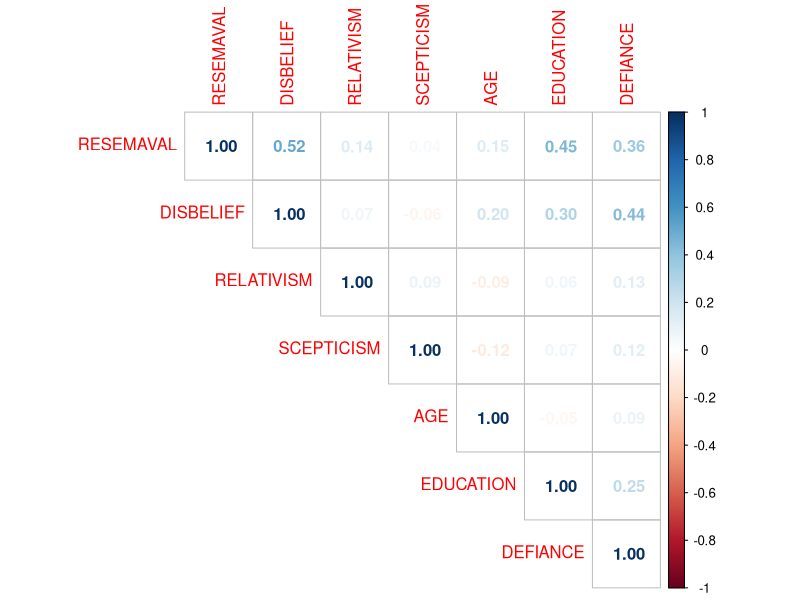
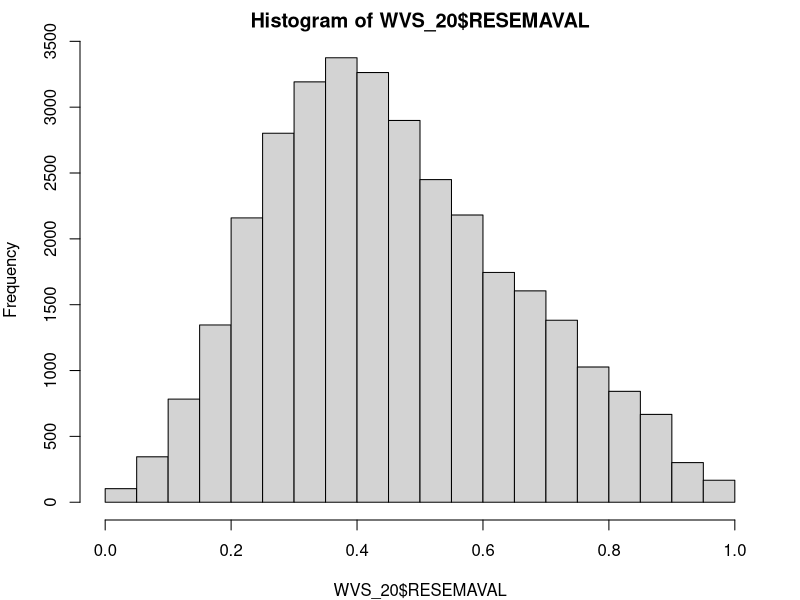
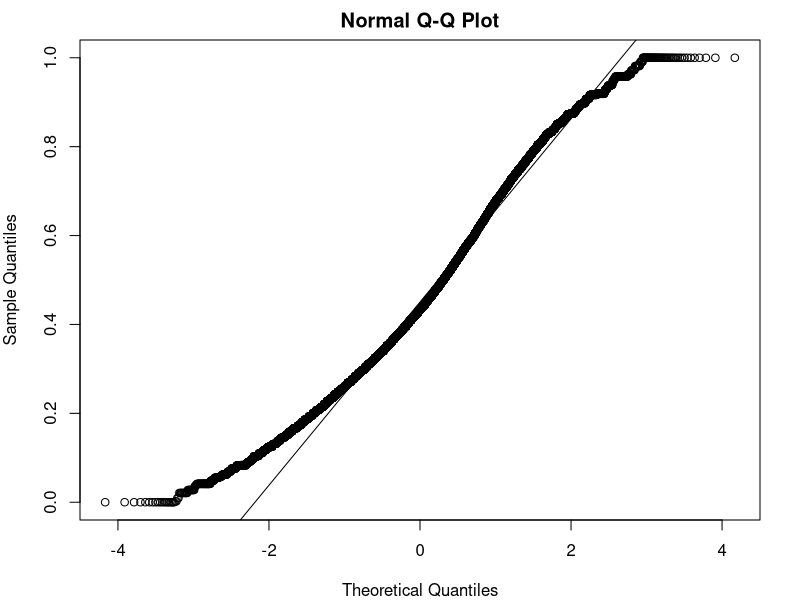
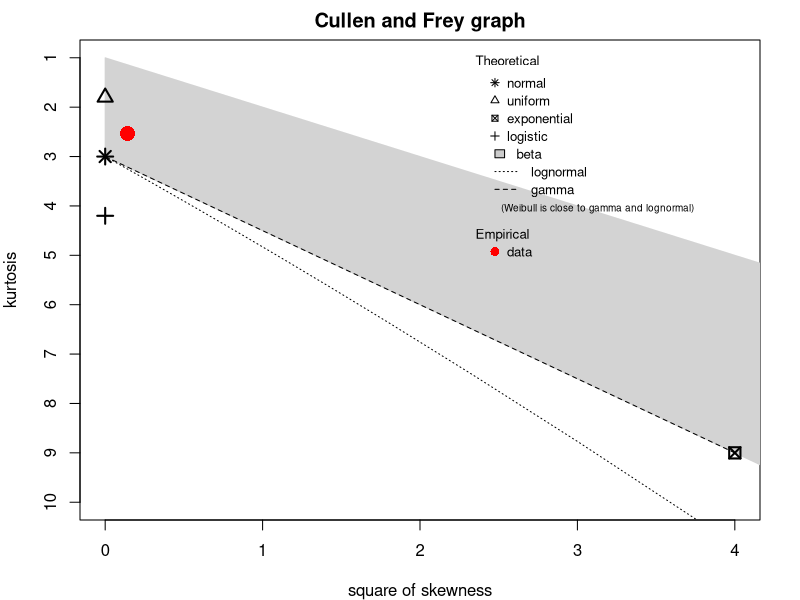
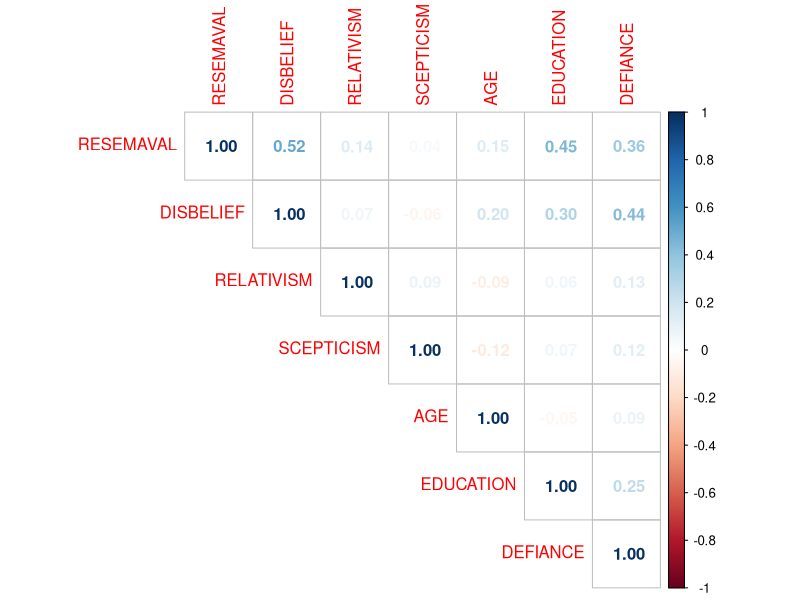
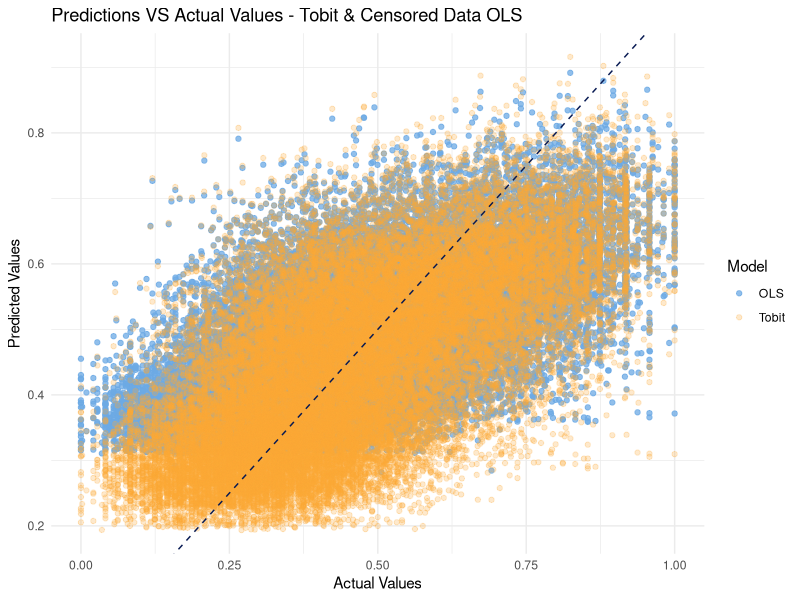
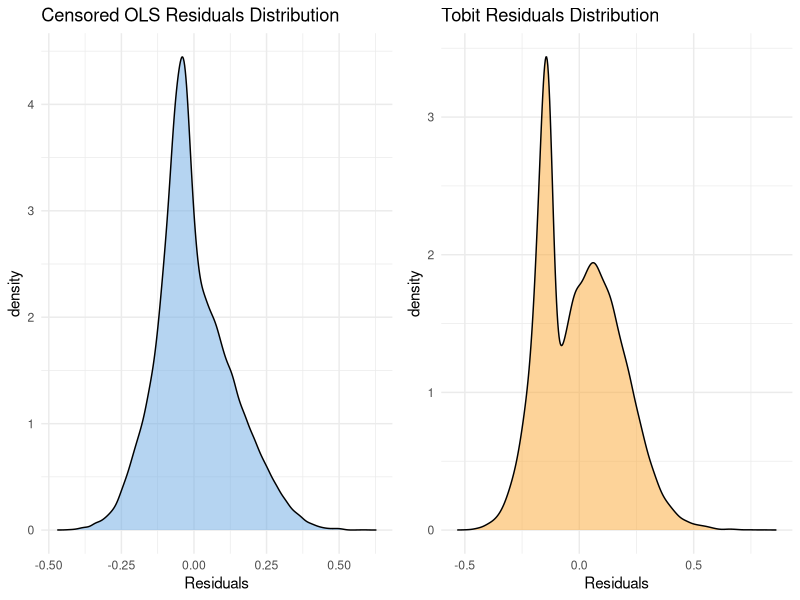
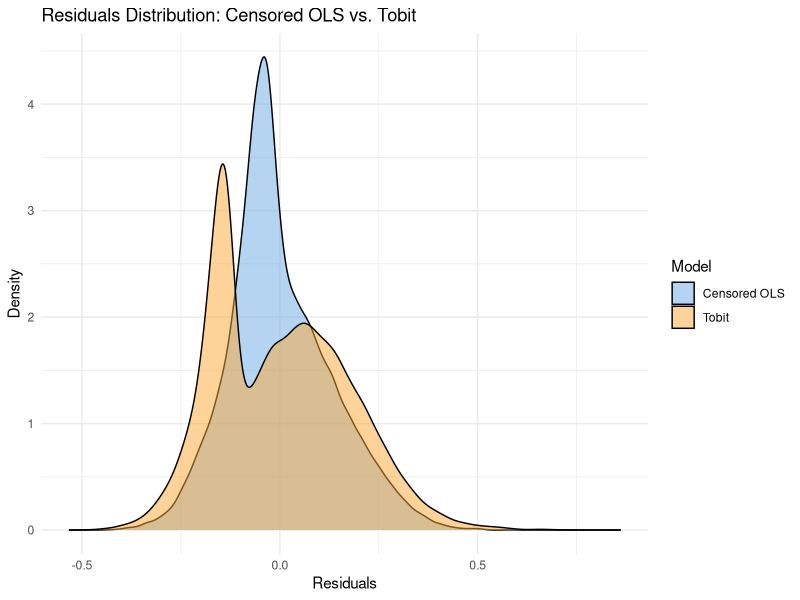

Reproduce these figures in R, in order.

###################################################################
#################### Censored Data Regression #####################
###################################################################

###################################################################
# Import Packages
###################################################################
#install.packages("VGAM")
#install.packages("gridExtra") # Run this if the package is not installed
library(readxl)
library(car)
library(dplyr)
library(fitdistrplus)
library(corrplot)
library(fastDummies)
library(reshape2)
library(quantreg)
library(VGAM)
library(ggplot2)
library(gridExtra)
###################################################################
# Import Data set - The World Values Survey Wave 7
###################################################################

WVS_20 = read.csv("wvs20.csv")
head(WVS_20)

###############################################################################
# Covariance & Correlation 
###############################################################################

numeric_cols = sapply(WVS_20,is.numeric)
cor_WVS = cor(WVS_20[,unlist(numeric_cols)] ,method = "pearson")
corrplot(cor_WVS, method = "number", type = "upper" )

###############################################################################
# RESEMAVAL - normality check
### Plot histogram
### Create qqplot
### Computes descriptive parameters of the empirical distribution
###############################################################################
par(mar = c(4, 4, 2, 2))
hist(WVS_20$RESEMAVAL)
qqnorm(WVS_20$RESEMAVAL)
qqline(WVS_20$RESEMAVAL)
d = descdist(WVS_20$RESEMAVAL, discrete = F)
###############################################################################
# Removing High correlated independent variables 
###############################################################################

WVS_20 = WVS_20[!names(WVS_20) %in% c("SACSECVAL", "G_TOWNSIZE", "H_URBRURAL")]

###############################################################################
# Covariance & Correlation (Highly correlated independent variables removed)
###############################################################################

numeric_cols = sapply(WVS_20,is.numeric)
cor_WVS = cor(WVS_20[,unlist(numeric_cols)] ,method = "pearson")
corrplot(cor_WVS, method = "number", type = "upper" )


################################################################################
# Define a left-censoring threshold (e.g., RESEMAVAL < 0.1 will be censored)
### performs left censoring on the RESEMAVAL variable in the WVS_20 data frame
################################################################################

left_censor_threshold1 <- 0.16
left_censor_threshold2 <- 0.32
right_censor_threshold1 <- 0.7
right_censor_threshold2 <- 0.8

left_censor_threshold <- left_censor_threshold2
right_censor_threshold <- right_censor_threshold2

WVS_20$RESEMAVAL_censored_left <- ifelse(WVS_20$RESEMAVAL < left_censor_threshold, left_censor_threshold, WVS_20$RESEMAVAL)
WVS_20$RESEMAVAL_censored_right <- ifelse(WVS_20$RESEMAVAL > right_censor_threshold, right_censor_threshold, WVS_20$RESEMAVAL)
#################################################################################
# Tobit model Fit
##################################################################################

tobit_formula_left <- RESEMAVAL_censored_left ~ (DISBELIEF + I((10 * (DISBELIEF - 0.5))^2) + RELATIVISM + 
                                         I((10 * (RELATIVISM - 0.5))^2) + SCEPTICISM + 
                                         I((10 * (SCEPTICISM - 0.5))^2) + AGE + 
                                         I(AGE * EDUCATION) + DEFIANCE) * ReligCountry
tobit_formula_right <- RESEMAVAL_censored_right ~ (DISBELIEF + I((10 * (DISBELIEF - 0.5))^2) + RELATIVISM + 
                                                    I((10 * (RELATIVISM - 0.5))^2) + SCEPTICISM + 
                                                    I((10 * (SCEPTICISM - 0.5))^2) + AGE + 
                                                    I(AGE * EDUCATION) + DEFIANCE) * ReligCountry
tobit_formula <- tobit_formula_left

censored_ols_model <- lm(tobit_formula, data = WVS_20)
summary(censored_ols_model)

#tobit_model_right <- vglm(formula=tobit_formula, tobit(Upper = right_censor_threshold), data = WVS_20)
tobit_model_left <- vglm(formula=tobit_formula, tobit(Lower = left_censor_threshold), data = WVS_20)
tobit_model <- tobit_model_left
summary(tobit_model)

################################################################################
################################################################################
# OLS VS. Tobit
################################################################################
### AIC Comparison
### Residuals Comparison
### Prediction Comparison
################################################################################
################################################################################

ols_aic <- AIC(censored_ols_model)
tobit_aic <- AIC(tobit_model)

ols_residuals <- resid(censored_ols_model)
tobit_residuals_vec <- resid(tobit_model)
tobit_residuals <- tobit_residuals_vec[,"mu"]
tobit_sdErrors <- tobit_residuals_vec[,"loglink(sd)"]

#plot(ols_residuals ~ predict(censored_ols_model), main = "Censored OLS Residuals", xlab = "Fitted Values", ylab = "Residuals",col="#071952")
#plot(tobit_residuals ~ predict(tobit_model), main = "Tobit Residuals", xlab = "Fitted Values", ylab = "Residuals",col="#1F6E8C")

censored_ols_predictions <- predict(censored_ols_model)
tobit_predictions <- predict(tobit_model)
WVS_20$censored_OLS_pred <- censored_ols_predictions
WVS_20$tobit_pred <- tobit_predictions[,"mu"]



ggplot(WVS_20, aes(x = RESEMAVAL, y = censored_OLS_pred)) +
  geom_point(aes(color = "OLS"), alpha = 0.75) +
  geom_point(aes(x = RESEMAVAL, tobit_pred, color = "Tobit",), alpha = 0.25) +
  geom_abline(intercept = 0, slope = 1, linetype = "dashed", color = "#071952") +
  scale_color_manual(values = c("OLS" = "#6DA9E4", "Tobit" = "#FBA834")) +
  labs(title = "Predictions VS Actual Values - Tobit & Censored Data OLS", x = "Actual Values", y = "Predicted Values", color = "Model") +
  theme_minimal()



ols_residuals_density <- ggplot(data.frame(Residuals = ols_residuals), aes(x = Residuals)) +
  geom_density(fill = "#6DA9E4", alpha = 0.5,) +
  labs(title = "Censored OLS Residuals Distribution", x = "Residuals") +
  theme_minimal()

tobit_residuals_density <- ggplot(data.frame(Residuals = tobit_residuals), aes(x = Residuals)) +
  geom_density(fill = "#FBA834", alpha = 0.5) +
  labs(title = "Tobit Residuals Distribution", x = "Residuals") +
  theme_minimal()

grid.arrange(ols_residuals_density, tobit_residuals_density, ncol = 2)

ols_data <- data.frame(Residuals = ols_residuals, Model = "Censored OLS")
tobit_data <- data.frame(Residuals = tobit_residuals, Model = "Tobit")

ggplot(rbind(ols_data, tobit_data), aes(x = Residuals, fill = Model)) +
  geom_density(alpha = 0.5) +
  scale_fill_manual(values = c("Censored OLS" = "#6DA9E4", "Tobit" = "#FBA834")) +
  labs(title = "Residuals Distribution: Censored OLS vs. Tobit", 
       x = "Residuals", 
       y = "Density") +
  theme_minimal()


qq_ols <- ggplot(data.frame(Residuals = ols_residuals), aes(sample = Residuals)) +
  stat_qq(data = data.frame(Residuals = ols_residuals), aes(sample = Residuals), color = "#6DA9E4") +
  stat_qq_line(data = data.frame(Residuals = ols_residuals), aes(sample = Residuals), color = "#6DA9E4") +
  labs(title = "QQ Plot of Censored OLS Residuals", x = "Theoretical Quantiles", y = "Sample Quantiles") +
  theme_minimal()

qq_tobit <- ggplot(data.frame(Residuals = tobit_residuals), aes(sample = Residuals)) +
  stat_qq(data = data.frame(Residuals = tobit_residuals), aes(sample = Residuals), color = "#FBA834") +
  stat_qq_line(data = data.frame(Residuals = tobit_residuals), aes(sample = Residuals), color = "#FBA834") +
  labs(title = "QQ Plot of Tobit Residuals", x = "Theoretical Quantiles", y = "Sample Quantiles") +
  theme_minimal()

grid.arrange(qq_ols, qq_tobit, ncol = 2)


# 3. Prediction Error Plot
WVS_20$OLS_Error <- WVS_20$RESEMAVAL - WVS_20$censored_OLS_pred
WVS_20$Tobit_Error <- WVS_20$RESEMAVAL - WVS_20$tobit_pred

ggplot(WVS_20, aes(x = censored_OLS_pred, y = OLS_Error)) +
  geom_point(aes(color = "OLS"), alpha = 0.75) +
  geom_point(aes(x = tobit_pred, y=Tobit_Error, color = "Tobit",), alpha = 0.25) +
  geom_abline(intercept = 0, slope = 0, linetype = "dashed", color = "#071952") +
  scale_color_manual(values = c("OLS" = "#6DA9E4", "Tobit" = "#FBA834")) +
  labs(title = "OLS vs Tobit Homoscedasticity", x = "Predicted Values", y = "Standart Error", color = "Model") +
  theme_minimal()

ols_homoscedasticity <- ggplot(data.frame(Fitted = WVS_20$censored_OLS_pred, Residuals = WVS_20$OLS_Error), 
                               aes(x = Fitted, y = Residuals)) +
  geom_point(color = "#6DA9E4",fill='#AED2FF', alpha = 0.05) +
  geom_hline(yintercept = 0, linetype = "dashed",color = "#071952") +
  labs(title = "Censored OLS Homoscedasticity", x = "Fitted Values", y = "Residuals") +
  theme_minimal()

# Create Tobit homoscedasticity plot
tobit_homoscedasticity <- ggplot(data.frame(Fitted = WVS_20$tobit_pred, Residuals = WVS_20$Tobit_Error), 
                                 aes(x = Fitted, y = Residuals)) +
  geom_point(color = "#FBA834",fill='#FFE6C7', alpha = 0.05) +
  geom_hline(yintercept = 0, linetype = "dashed",color = "#071952") +
  labs(title = "Tobit Homoscedasticity", x = "Fitted Values", y = "Residuals") +
  theme_minimal()

# Display both plots side by side
grid.arrange(ols_homoscedasticity, tobit_homoscedasticity, ncol = 2)


#cat("Models Comparison:\n")
#cat("OLS Model:\n")
#summary(censored_ols_model)
#cat("Tobit Model - Left censoring (< 0.2):\n")
#summary(tobit_model)
#cat("=========================================================================")
